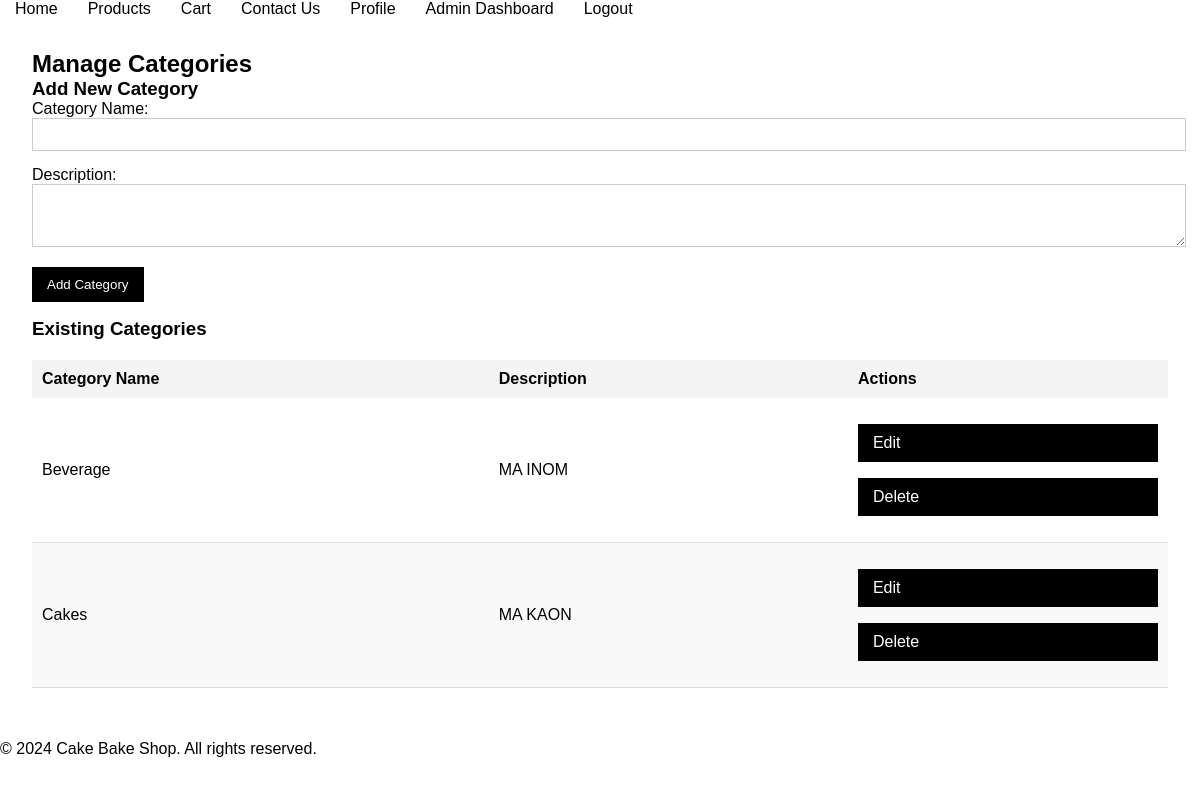
Before: /manage_categories.php (signed in) with the older database file.
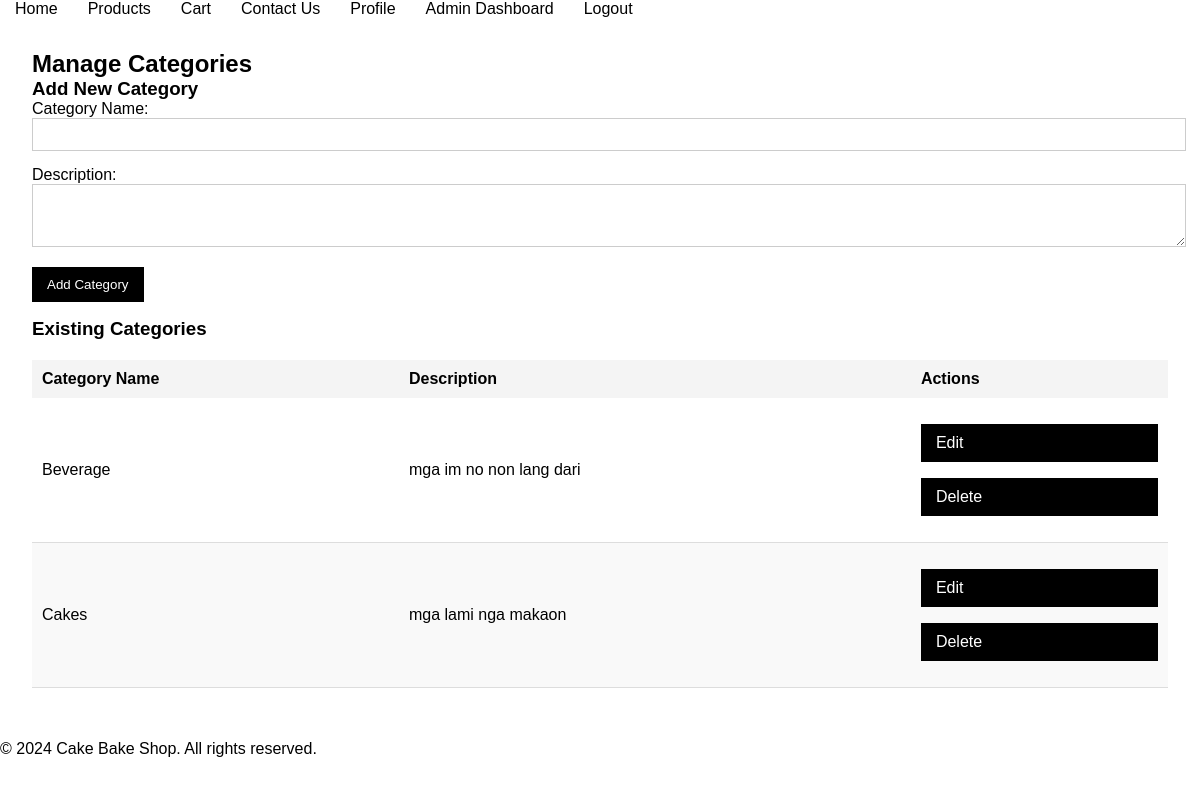
After: the same page with the newer database file.
### tables this page shows
CREATE TABLE IF NOT EXISTS `categories` (
  `id` int NOT NULL AUTO_INCREMENT,
  `name` varchar(100) NOT NULL,
  `description` text,
  PRIMARY KEY (`id`)
);

### app/classes/Category.php (called while the page is built, shortened)
<?php
require_once 'Database.php';
class Category {
    private $conn;
    private $table = 'categories';
    public function __construct() {
        $database = new Database();
        $this->conn = $database->getConnection();
    }
    public function getAll() {
        $query = "SELECT * FROM " . $this->table;
        $stmt = $this->conn->prepare($query);
        $stmt->execute();
        return $stmt->fetchAll(PDO::FETCH_ASSOC);
    }
}
?>

### app/classes/Database.php (called while the page is built, shortened)
<?php
class Database {
    private $host = 'localhost';
    private $db_name = 'inventory_management_system';
    private $username = 'root';
    private $password = '';
    public function getConnection() {
        $this->conn = null;
        try {
            $this->conn = new PDO("mysql:host={$this->host};dbname={$this->db_name}", $this->username, $this->password);
            $this->conn->setAttribute(PDO::ATTR_ERRMODE, PDO::ERRMODE_EXCEPTION);
        } catch (PDOException $exception) {
            echo "Connection error: " . $exception->getMessage();
        }
        return $this->conn;
    }
}
?>

### public/manage_categories.php (the view, shortened to what this page needs)
<?php include '../templates/header.php'; ?>
<?php include '../templates/navbar.php'; ?>
<div class="container">
    <h2>Manage Categories</h2>
    <form id="addCategoryForm" action="process_add_category.php" method="POST">
        <h3>Add New Category</h3>
        <div class="form-group">
            <label for="category_name">Category Name:</label>
            <input type="text" id="category_name" name="category_name" required>
        </div>
        <div class="form-group">
            <label for="description">Description:</label>
            <textarea id="description" name="description" rows="3" required></textarea>
        </div>
        <button type="submit" class="btn-primary">Add Category</button>
    </form>
    <h3>Existing Categories</h3>
    <table>
        <thead>
            <tr>
                <th>Category Name</th>
                <th>Description</th>
                <th>Actions</th>
            </tr>
        </thead>
        <tbody>
            <?php
            require_once '../app/classes/Category.php';
            $category = new Category();
            $categories = $category->getAll();
            foreach ($categories as $cat) {
                echo "<tr>
                        <td>" . htmlspecialchars($cat['name']) . "</td>
                        <td>" . htmlspecialchars($cat['description']) . "</td>
                        <td>
                            <a href='edit_category.php?id=" . $cat['id'] . "' class='btn-secondary'>Edit</a>
                            <a href='delete_category.php?id=" . $cat['id'] . "' class='btn-secondary' onclick='return confirm(\"Are you sure you want to delete this category?\");'>Delete</a>
                        </td>
                    </tr>";
            }
            ?>
        </tbody>
    </table>
</div>
<?php include '../templates/footer.php'; ?>

Changed rows visible on the page:
changed categories "Beverage": description "MA INOM" → "mga im no non lang dari"
changed categories "Cakes": description "MA KAON" → "mga lami nga makaon"
